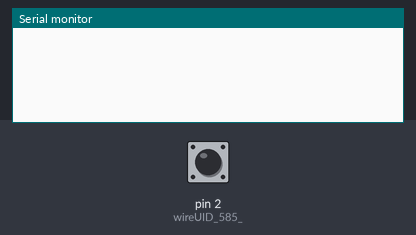
Bench run of a sketch on a simulated Arduino Uno, built with avr-gcc and run on an emulated ATmega328P. Shown: the last lines printed to the serial monitor. The test bench sets the inputs (shaded band); at power-on: pin 2 (wireUID_585_) HIGH.

Above: at 5.0 s.
5.1 s: pin 2 (wireUID_585_) pulled LOW for 0.15 s
At 6.3 s:
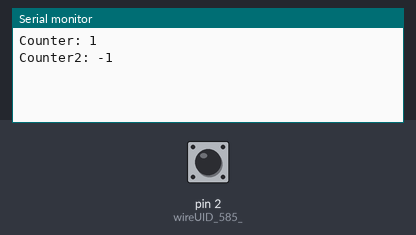
6.7 s: pin 2 (wireUID_585_) pulled LOW for 1 s
At 7.8 s:
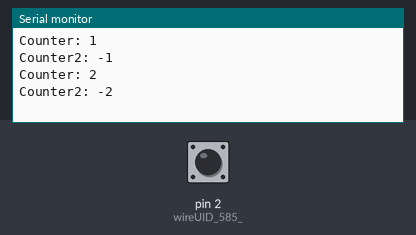
9.2 s: pin 2 (wireUID_585_) pulled LOW for 0.15 s
At 9.7 s:
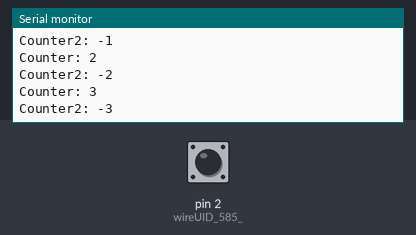
Timing chart, 0 to 12.2 s (numbered marks = the images above; inputs shaded):
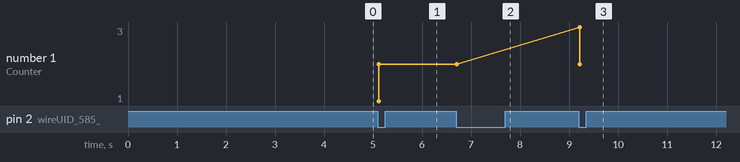

Measured:
- after the input at 5.1 s, the serial monitor: prints a new line at once (image 1)
- after the input at 6.7 s, the serial monitor: prints a new line at once (image 2)
- after the input at 9.2 s, the serial monitor: prints a new line at once (image 3)

The sketch:

Interupt_Example_1__transcripted.ino
```cpp
#include <ArduinoSTL.h>
#include <vector>
using namespace std;
/***** interruption *****/
void StaticVIReferenceUID_533(){
LVSubVI_Increment_Counter();
}
/***** end interruption *****/
long intCounter;
long intCounter2;
void LVSubVI_Increment_Counter(){
    /*feedback and shift regs. declarations */

    /* END feedback and shift regs declarations */
    long wireUID_637_;
    long wireUID_632_;
    long wireUID_432_;
    long wireUID_468_;
    long wireUID_426_ = 2000;
    noInterrupts();
    wireUID_468_ = intCounter;
    wireUID_432_ = wireUID_468_ + 1;
    intCounter = wireUID_432_;
    wireUID_637_ = intCounter2;
    wireUID_632_ = wireUID_637_ - 1;
    intCounter2 = wireUID_632_;
    delay(wireUID_426_);
    interrupts();


} //SubVI not locked auto-generated call

void Interupt_Example_1(){
    /*feedback and shift regs. declarations */
    vector<long> shiftRegister_1189;
    bool shiftRegisterInitBool_1189 = true;

    /* END feedback and shift regs declarations */
    unsigned short wireUID_693_ = 2;
    long wireUID_585_ = 2;
    long wireUID_1621_ = 115200;
    long wireUID_893_ = 0;
    unsigned int wireUID_682_ = 2;
    void* wireUID_594_;
    /* StaticVIReference transcripted, ISR name "StaticVIReferenceUID_533" */
    pinMode(wireUID_585_,wireUID_693_?(wireUID_693_==2?INPUT_PULLUP:OUTPUT):INPUT);
    attachInterrupt(digitalPinToInterrupt(wireUID_585_), StaticVIReferenceUID_533, wireUID_682_);
    interrupts();
    Serial.begin(wireUID_1621_);
    /***** BEGIN WhileLoop ********/
    bool wireUID_2009_ = false; //LoopEndRef.
    int iteratorUID_637 = 0; //loop iterator
    do{
        if (shiftRegisterInitBool_1189){
            shiftRegister_1189.push_back(wireUID_893_);
            shiftRegisterInitBool_1189 = false;
        } //shift register init and get front value
        /*feedback and shift regs. declarations */

        /* END feedback and shift regs declarations */
        long wireUID_1128_;
        long wireUID_1165_;
        long wireUID_1093_ = shiftRegister_1189.front(); shiftRegister_1189.erase(shiftRegister_1189.begin());
        bool wireUID_1116_;
        long wireUID_776_ = 1;
        wireUID_1128_ = intCounter;
        wireUID_1116_ = (wireUID_1128_ != wireUID_1093_);
        /***** BEGIN CaseStructure ********/
        switch(wireUID_1116_){
            case true:
            {
                /*feedback and shift regs. declarations */

                /* END feedback and shift regs declarations */
                long wireUID_1158_;
                String wireUID_994_;
                String wireUID_991_ = "Counter2: ";
                String wireUID_988_;
                long wireUID_558_ = wireUID_1128_;
                String wireUID_1892_;
                String wireUID_1869_ = "Counter: ";
                String wireUID_1837_;
                wireUID_1837_ = String(wireUID_558_);
                wireUID_1892_ = wireUID_1869_ + wireUID_1837_;
                Serial.println(wireUID_1892_);
                wireUID_1158_ = intCounter2;
                wireUID_994_ = String(wireUID_1158_);
                wireUID_988_ = wireUID_991_ + wireUID_994_;
                Serial.println(wireUID_988_);


                 /* C code */
                wireUID_1165_ = wireUID_558_; /* output assgn. */
            }
            break;
            case false:
            {
                /*feedback and shift regs. declarations */

                /* END feedback and shift regs declarations */
                long wireUID_1183_ = wireUID_1093_;


                 /* C code */
                wireUID_1165_ = wireUID_1183_; /* output assgn. */
            }
            break;
        }
        /****** END CaseStructure ********/
        delay(wireUID_776_);


         //C code

        shiftRegister_1189.push_back(wireUID_1165_); //output assgn.
        iteratorUID_637++; //iterator increment
    }while(!wireUID_2009_); //negation because in LabVIEW it is when stop (oposite)

    /****** END WhileLoop */


}

void setup(){
    Interupt_Example_1();
}
void loop(){
}
```
